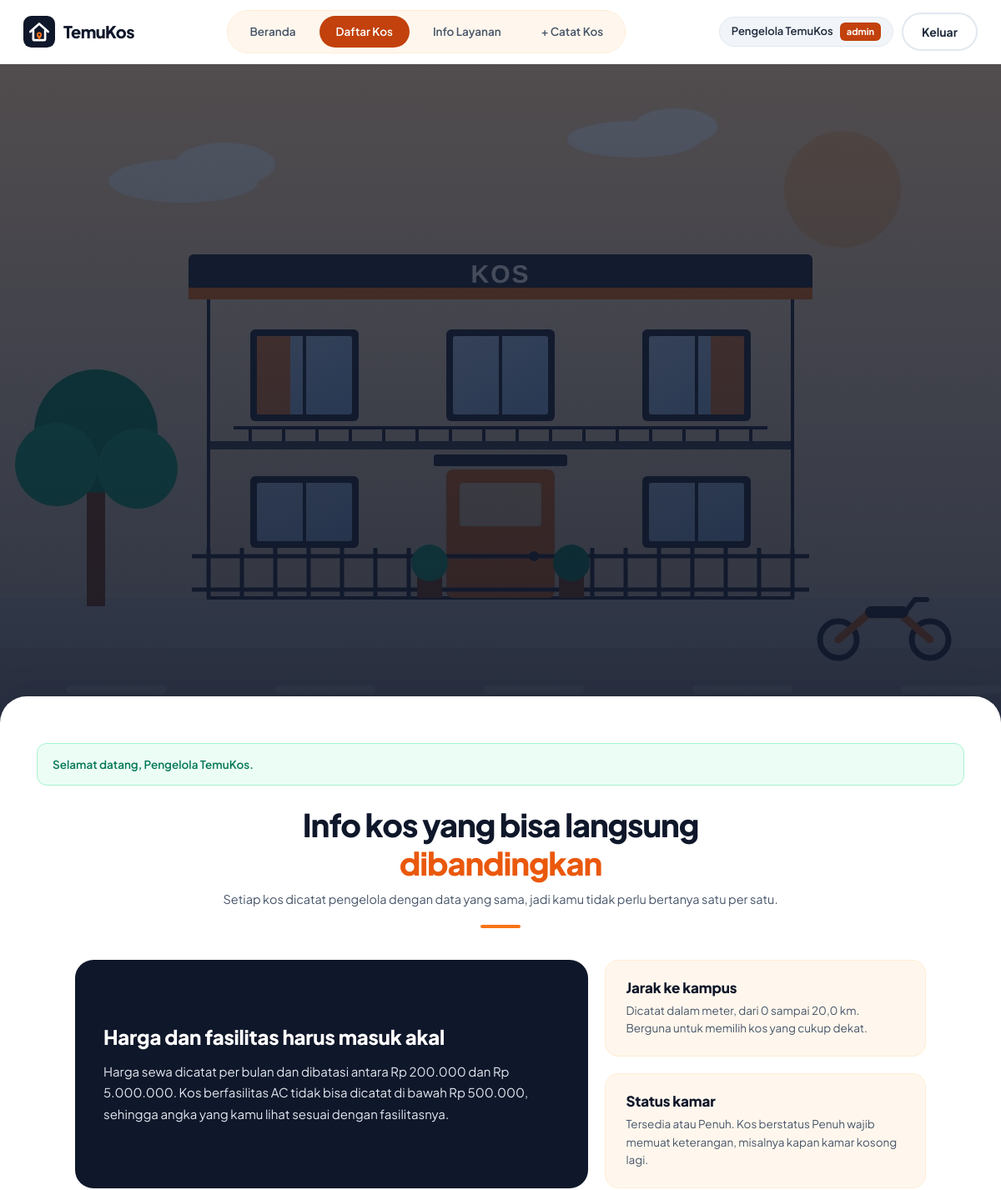
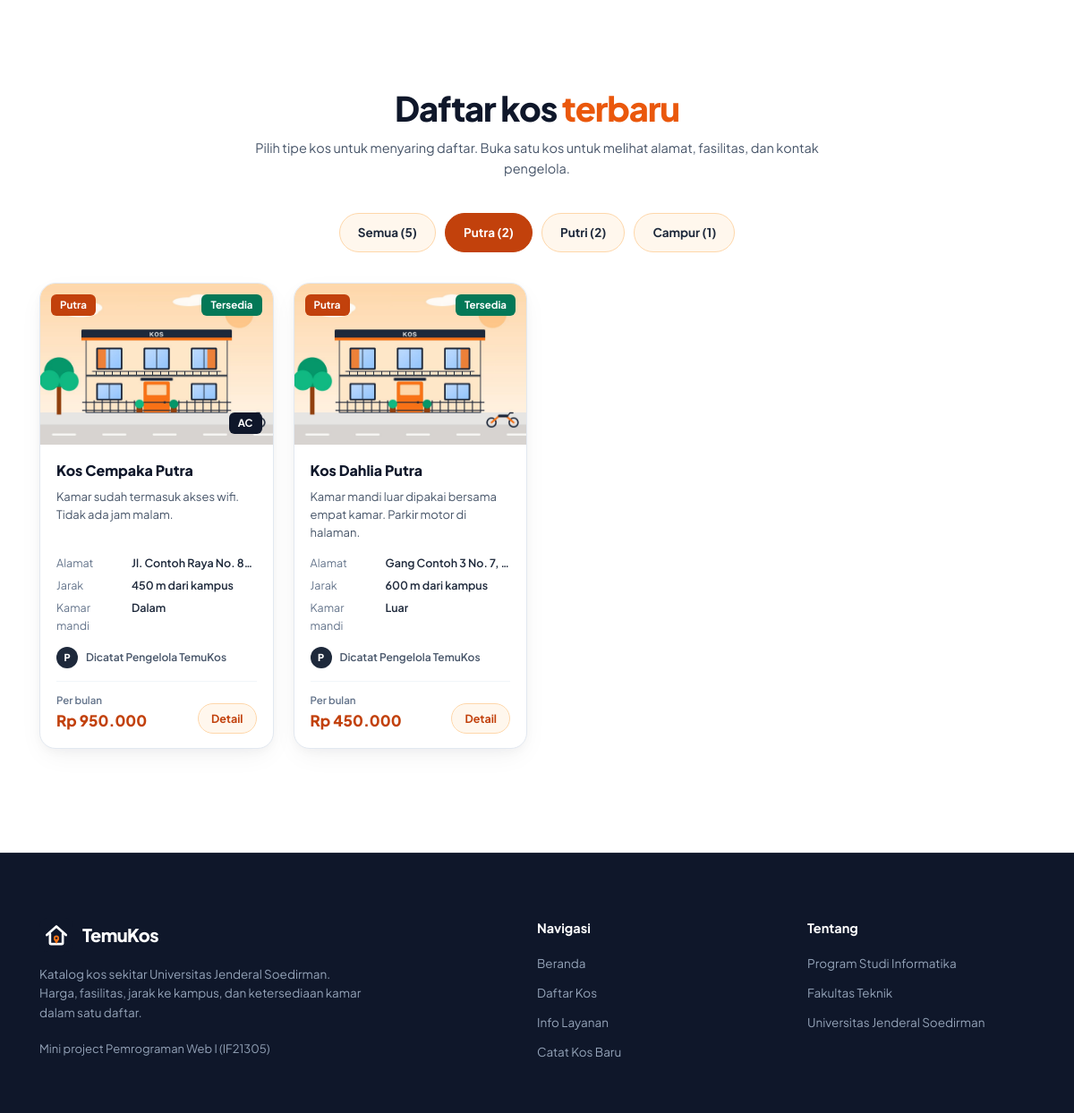
The app's page /daftar.php?tipe=Putra (signed in) with its own data (2 pictures, top to bottom).
### tables this page shows
CREATE TABLE pengguna (
  id INT UNSIGNED AUTO_INCREMENT PRIMARY KEY,
  username VARCHAR(30) NOT NULL UNIQUE,             
  nama VARCHAR(100) NOT NULL,
  peran ENUM('admin','anggota') NOT NULL DEFAULT 'anggota',
  hash_sandi VARCHAR(255) NOT NULL,                 
  dibuat_pada DATETIME NOT NULL DEFAULT CURRENT_TIMESTAMP
);

CREATE TABLE kos (
  id INT UNSIGNED AUTO_INCREMENT PRIMARY KEY,
  pengguna_id INT UNSIGNED NOT NULL,                
  nama_kos VARCHAR(150) NOT NULL,
  tipe ENUM('Putra','Putri','Campur') NOT NULL,
  fasilitas ENUM('Kipas angin','AC') NOT NULL,
  kamar_mandi ENUM('Dalam','Luar') NOT NULL,
  harga INT UNSIGNED NOT NULL,                      
  jarak_m INT UNSIGNED NOT NULL,                    
  alamat VARCHAR(150) NOT NULL,
  ketersediaan ENUM('Tersedia','Penuh') NOT NULL DEFAULT 'Tersedia',
  deskripsi VARCHAR(2000) DEFAULT NULL,             
  kontak VARCHAR(60) NOT NULL,
  foto_kos VARCHAR(255) DEFAULT NULL,
  dibuat_pada DATETIME NOT NULL DEFAULT CURRENT_TIMESTAMP,
  FOREIGN KEY (pengguna_id) REFERENCES pengguna (id)  
);

### sesi.php (called while the page is built, shortened)
<?php
function e(?string $teks): string
{
    return htmlspecialchars($teks ?? '', ENT_QUOTES | ENT_SUBSTITUTE, 'UTF-8');
}
function ambilFlash(): ?string
{
    $pesan = $_SESSION['flash'] ?? null;
    return $pesan;
}
    ?>

### validasi.php (called while the page is built, shortened)
<?php
function formatRupiah(int $nominal): string
{
    return 'Rp ' . number_format($nominal, 0, ',', '.');
}
function formatJarak(int $meter): string
{
    if ($meter < 1000) {
        return $meter . ' m';
    }
    return number_format($meter / 1000, 1, ',', '.') . ' km';
}

### daftar.php (the view, shortened to what this page needs)
<?php
require_once __DIR__ . '/sesi.php';
require_once __DIR__ . '/koneksi.php';
require_once __DIR__ . '/validasi.php';
require_once __DIR__ . '/tampilan.php';
$pengguna = penggunaAktif();
$pesan    = ambilFlash();
try {
    $sql = 'SELECT k.id, k.nama_kos, k.tipe, k.fasilitas, k.kamar_mandi, k.harga, k.jarak_m,
                   k.alamat, k.ketersediaan, k.deskripsi, k.foto_kos, k.dibuat_pada,
                   u.nama AS pencatat
            FROM kos AS k
            JOIN pengguna AS u ON u.id = k.pengguna_id
            ORDER BY k.dibuat_pada DESC, k.id DESC';
    $daftar = $db->query($sql)->fetch_all(MYSQLI_ASSOC);
} catch (mysqli_sql_exception $ex) {
    error_log('[Read Daftar Gagal] ' . $ex->getMessage());
    tampilkanGalat(500, 'Daftar belum bisa dimuat', 'Terjadi gangguan saat mengambil data kos. Muat ulang halaman ini beberapa saat lagi.');
}
$filterTipe = $_GET['tipe'] ?? 'Semua';
$sedangFilter = $filterTipe !== 'Semua';
$jumlahPerTipe = array_fill_keys(DAFTAR_TIPE, 0);
foreach ($daftar as $baris) {
    $jumlahPerTipe[$baris['tipe']]++;
}
?>
<!DOCTYPE html>
<html lang="id">
<head>
    <link rel="stylesheet" href="style.css">
</head>
<body>
    <?php topbarUtama($pengguna, $sedangFilter ? 'katalog' : 'beranda'); ?>
    <section class="hero-banner">
        <div class="hero-overlay"></div>
    </section>
    <div class="main-sheet">
        <div class="container">
            <?php if ($pesan !== null): ?>
                <div class="alert alert-success" role="status"><?= e($pesan) ?></div>
            <?php endif; ?>
            <section id="solusi" class="info-section">
                <div class="section-head">
                    <h2 class="section-title">Info kos yang bisa langsung <span class="text-orange">dibandingkan</span></h2>
                    <p class="section-subtitle">
                        Setiap kos dicatat pengelola dengan data yang sama, jadi kamu tidak perlu bertanya satu per satu.
                    </p>
                    <div class="section-divider"></div>
                </div>
                <div class="info-grid">
                    <article class="info-utama">
                        <h3 class="info-judul">Harga dan fasilitas harus masuk akal</h3>
                        <p>
                            Harga sewa dicatat per bulan dan dibatasi antara <?= e(formatRupiah(HARGA_MIN)) ?> dan <?= e(formatRupiah(HARGA_MAX)) ?>.
                            Kos berfasilitas AC tidak bisa dicatat di bawah <?= e(formatRupiah(HARGA_MIN_AC)) ?>, sehingga angka yang kamu lihat
                            sesuai dengan fasilitasnya.
                        </p>
                    </article>
                    <article class="info-samping">
                        <h3 class="info-judul">Jarak ke kampus</h3>
                        <p>Dicatat dalam meter, dari 0 sampai <?= e(formatJarak(JARAK_MAKS_M)) ?>. Berguna untuk memilih kos yang cukup dekat.</p>
                    </article>
                    <article class="info-samping">
                        <h3 class="info-judul">Status kamar</h3>
                        <p>Tersedia atau Penuh. Kos berstatus Penuh wajib memuat keterangan, misalnya kapan kamar kosong lagi.</p>
                    </article>
                </div>
            </section>
            <section id="katalog" class="catalog-section">
                <div class="section-head">
                    <h2 class="section-title">Daftar kos <span class="text-orange">terbaru</span></h2>
                    <p class="section-subtitle">
                        Pilih tipe kos untuk menyaring daftar. Buka satu kos untuk melihat alamat, fasilitas, dan kontak pengelola.
                    </p>
                </div>
                <nav class="category-pills" aria-label="Filter tipe kos">
                    <a href="daftar.php#katalog" class="cat-pill <?= !$sedangFilter ? 'active' : '' ?>">Semua (<?= count($daftar) ?>)</a>
                    <?php foreach (DAFTAR_TIPE as $tipe): ?>
                        <a href="daftar.php?tipe=<?= urlencode($tipe) ?>#katalog" class="cat-pill <?= $filterTipe === $tipe ? 'active' : '' ?>">
                            <?= e($tipe) ?> (<?= (int) $jumlahPerTipe[$tipe] ?>)
                        </a>
                    <?php endforeach; ?>
                </nav>
                <div class="catalog-grid">
                    <?php
                    foreach ($daftar as $baris):
                        if ($sedangFilter && $baris['tipe'] !== $filterTipe) {
                            continue;
                        }
                        $inisial = mb_strtoupper(mb_substr($baris['pencatat'], 0, 1));
                        $kelasKetersediaan = $baris['ketersediaan'] === 'Tersedia' ? 'status-tersedia' : 'status-penuh';
                    ?>
                        <a href="detail.php?id=<?= (int) $baris['id'] ?>" class="item-card">
                            <div class="card-media">
                                <?php if (!empty($baris['foto_kos']) && is_file(__DIR__ . '/' . $baris['foto_kos'])): ?>
                                    <img src="<?= e($baris['foto_kos']) ?>" alt="Foto <?= e($baris['nama_kos']) ?>">
                                <?php else: ?>
                                    <div class="card-visual-fallback">
                                        <span class="fallback-cat">Foto belum tersedia</span>
                                    </div>
                                <?php endif; ?>
                                <span class="pill-top-left"><?= e($baris['tipe']) ?></span>
                                <span class="pill-top-right <?= $kelasKetersediaan ?>"><?= e($baris['ketersediaan']) ?></span>
                                <?php if ($baris['fasilitas'] === 'AC'): ?>
                                    <span class="pill-bottom-right">AC</span>
                                <?php endif; ?>
                            </div>
                            <div class="card-body">
                                <h3 class="card-title"><?= e($baris['nama_kos']) ?></h3>
                                <p class="card-desc"><?= ($baris['deskripsi'] ?? '') !== '' ? e($baris['deskripsi']) : 'Belum ada keterangan tambahan dari pengelola.' ?></p>
                                <div class="card-meta-list">
                                    <div class="card-meta-item"><span class="meta-label">Alamat</span><span class="meta-val"><?= e($baris['alamat']) ?></span></div>
                                    <div class="card-meta-item"><span class="meta-label">Jarak</span><span class="meta-val"><?= e(formatJarak((int) $baris['jarak_m'])) ?> dari kampus</span></div>
                                    <div class="card-meta-item"><span class="meta-label">Kamar mandi</span><span class="meta-val"><?= e($baris['kamar_mandi']) ?></span></div>
                                </div>
                                <div class="card-author">
                                    <span class="author-avatar"><?= e($inisial) ?></span>
                                    <span class="author-name">Dicatat <?= e($baris['pencatat']) ?></span>
                                </div>
                                <div class="card-footer">
                                    <div>
                                        <div class="price-label">Per bulan</div>
                                        <div class="price-amount"><?= e(formatRupiah((int) $baris['harga'])) ?></div>
                                    </div>
                                    <span class="card-detail-btn">Detail</span>
                                </div>
                            </div>
                        </a>
                    <?php endforeach; ?>
                </div>
            </section>
        </div>
    </div>
    <?php footerSitus($pengguna); ?>
</body>
</html>

### tampilan.php (shortened to what this page needs)
<?php
function topbarUtama(array $pengguna, string $aktif = ''): void
{
    $kelas = fn(string $nama): string => $aktif === $nama ? 'nav-pill-item active' : 'nav-pill-item';
    ?>
    <header class="topbar">
        <div class="topbar-inner">
            <a href="daftar.php" class="brand">
                <img class="brand-logo" src="assets/logo-temukos.svg" alt="" width="38" height="38">
                <span>TemuKos</span>
            </a>
            <nav class="nav-pills" id="mainNav" aria-label="Navigasi utama">
                <a href="daftar.php" data-nav="beranda" class="<?= $kelas('beranda') ?>">Beranda</a>
                <a href="daftar.php#katalog" data-nav="katalog" class="<?= $kelas('katalog') ?>">Daftar Kos</a>
                <a href="daftar.php#solusi" data-nav="solusi" class="<?= $kelas('solusi') ?>">Info Layanan</a>
                <?php if ($pengguna['peran'] === 'admin'): ?>
                    <a href="tambah.php" class="<?= $kelas('tambah') ?>">+ Catat Kos</a>
                <?php endif; ?>
            </nav>
            <div class="user-actions">
                <span class="user-badge">
                    <?= e($pengguna['nama']) ?>
                    <span class="role-tag"><?= e($pengguna['peran']) ?></span>
                </span>
                <a href="logout.php" class="btn btn-secondary">Keluar</a>
            </div>
        </div>
    </header>
    <?php
}
function footerSitus(array $pengguna): void
{
    ?>
    <footer class="site-footer">
        <div class="footer-inner">
            <div class="footer-col brand-col">
                <div class="brand">
                    <img class="brand-logo" src="assets/logo-temukos.svg" alt="" width="38" height="38">
                    <span>TemuKos</span>
                </div>
                <p class="footer-desc">
                    Katalog kos sekitar Universitas Jenderal Soedirman. Harga, fasilitas, jarak ke kampus, dan ketersediaan kamar dalam satu daftar.
                </p>
                <p class="footer-copyright">Mini project Pemrograman Web I (IF21305)</p>
            </div>
            <div class="footer-col">
                <h4 class="footer-heading">Navigasi</h4>
                <ul class="footer-links">
                    <li><a href="daftar.php">Beranda</a></li>
                    <li><a href="daftar.php#katalog">Daftar Kos</a></li>
                    <li><a href="daftar.php#solusi">Info Layanan</a></li>
                    <?php if ($pengguna['peran'] === 'admin'): ?>
                        <li><a href="tambah.php">Catat Kos Baru</a></li>
                    <?php endif; ?>
                </ul>
            </div>
            <div class="footer-col">
                <h4 class="footer-heading">Tentang</h4>
                <ul class="footer-links">
                    <li><span class="footer-text">Program Studi Informatika</span></li>
                    <li><span class="footer-text">Fakultas Teknik</span></li>
                    <li><span class="footer-text">Universitas Jenderal Soedirman</span></li>
                </ul>
            </div>
        </div>
    </footer>
    <?php
}
    ?>

### records on screen
pengguna: nama "Pengelola TemuKos"
kos: foto_kos (picture), tipe "Putra", ketersediaan "Tersedia", fasilitas "AC", nama_kos "Kos Cempaka Putra", deskripsi "Kamar sudah termasuk akses wifi. Tidak ada jam malam.", alamat "Jl. Contoh Raya No. 8…", jarak_m "450 m", kamar_mandi "Dalam", pengguna.nama "P", pengguna.nama "Pengelola TemuKos", harga "Rp 950.000"
kos: foto_kos (picture), tipe "Putra", ketersediaan "Tersedia", nama_kos "Kos Dahlia Putra", deskripsi "Kamar mandi luar dipakai bersama empat kamar. Parkir motor di halaman.", alamat "Gang Contoh 3 No. 7,…", jarak_m "600 m", kamar_mandi "Luar", pengguna.nama "P", pengguna.nama "Pengelola TemuKos", harga "Rp 450.000"

### other values on screen
$pengguna['peran'] "admin"
$pesan "Selamat datang, Pengelola TemuKos."
formatRupiah(HARGA_MIN) "Rp 200.000"
formatRupiah(HARGA_MAX) "Rp 5.000.000"
formatRupiah(HARGA_MIN_AC) "Rp 500.000"
formatJarak(JARAK_MAKS_M) "20,0 km"
count($daftar) "5"
$tipe "Putra"
$jumlahPerTipe[$tipe] "2"
$tipe "Putri"
$tipe "Campur"
$jumlahPerTipe[$tipe] "1"
